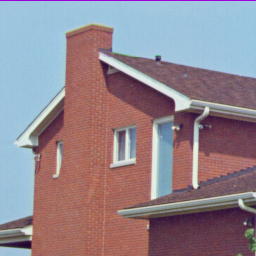
%> input picture Lab 8/4.1.05.tiff, 256 x 256 px
$ octave lab8.m   (GNU Octave 9; MATLAB toolbox functions it lacks are replaced by stand-ins)
%> lines starting %> are read from the running program, lines starting %| are printed output that depends on the picture; in (x1, y1, x2, y2) boxes, pixels count from 0 and x2, y2 are one past the last pixel; in counts of white or black regions, pixels touching at a corner belong together; the program's own positions count from 1
close all
clear
clc

%%Step 1
h1 = [1 2 1];
h2 = [1 0 -1];
h3 = conv(h1,h2);
h4 = conv(h1,h3,'full');
h3l= h3';
hA = h1'*h1;
hB = h2'*h1;
hC = h3'*h3;
hD = h4'*h4;
hL = fspecial('laplacian',0.0);

A1 = zeros(16);
A1(5:11,5:11) = ones(7);

figure()
mesh(A1);
title('A1')

AA  = conv2(hA,A1);
AB  = conv2(hB,A1);
ABB = conv2(hB',A1);
AC  = conv2(hC,A1);
AD  = conv2(hD,A1);
AL  = conv2(hL,A1);

figure();
mesh(AA);
title('AA  = conv2(hA,A1);')

figure();
mesh(AB);
title('AB  = conv2(hB,A1);')

figure();
mesh(ABB);
title('ABB = conv2(hB'',A1);');

figure();
mesh(AC);
title('AC  = conv2(hC,A1);')

figure();
mesh(AD);
title('AD  = conv2(hD,A1);')

figure();
mesh(AL);
title('AL  = conv2(hL,A1);')

% Checkpoint 1: Show your results to your lab assistant and discuss questions.
% Step 1
% hA, hB, hC:hA = h1'*h1;hB = h2'*h1;hC = h3'*h3;

% What is the size of A1? 16 x 16 double array

% Describe the effect of the filters on the input array.
% Depending on the values in the matrix, the input arrays magnitude gets
% shifted to reflect the matrix that it is convoluted with

% Verify that using hB for the filter produces the same result as using the column and row vectors h2’ and
% h1 for the filter definition with conv2(h2’,h1,A1).
% Verified as seen in the graph in the report.

% What is the size of the output arrays?
% h3’ and h3:5x1 array 1x5 array respectively

% Describe the effect of this filter on the input array
% h4:
% The effect of the filter is that as the array [1 4 5 0 -5 -4 -1] gets
% convoluted against itself and then is convoluted against a1 the magnitude
% of the input array reflects the values of the convoluted values.

% Compare this result to the previous result using h3.
% Laplacian:
% What is the size of this filter?
% 3x3 array

% Write the filter values of the 2D filter array.
% [0,1,0;1,-4,1;0,1,0]

% Convolve this filter with A1 and display it with mesh. How is this result different from filtering with hB or
% hB’?
% This result is different because it doesnt just take into acount the
% horizontal or vertical edges and outlines the figure itself.

%% Step 2
i1 = imread('4.1.05.tiff');
%> i1 is the input picture: size 256x256x3 uint8; mean R, G, B 146.6, 133, 142

figure();
imshow(i1);

i1grey = rgb2gray(i1);
s3 = h3/16;
i1_s3 = conv2(s3',s3,i1grey);

figure();
imshow(i1_s3);

hs = ones(2,40)/80;
ilg_hs = conv2(hs, i1grey);
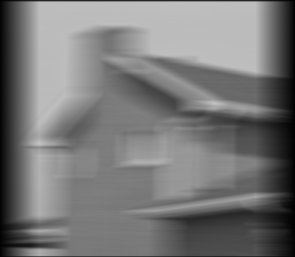
%> ilg_hs: size 257x295 double; min 0.9, max 194, mean 119.4

figure();
imshow(ilg_hs,[]);

hm = fspecial('motion',41,30);
ilg_hm = conv2(hm,i1grey);
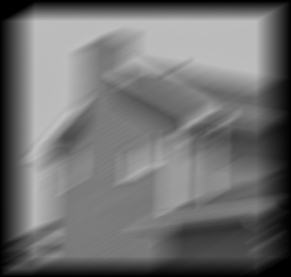
%> ilg_hm: size 277x291 double; min 0, max 193.9, mean 112.3

figure();
imshow(ilg_hm,[]);

%{
Checkpoint 2: Show your results to your lab assistant and discuss questions.
Step 2
scaled smoothing filter s3 = h3/16:260x260 double
Compare this display to the input image. Identify some areas in this smoothed image that have less
sharp detail than the input image.
the new image is sharper on edges however there are locations such as the
door and the gutter as well as the windows that are smoother because there
wasn't as much of a contrast as before

2D smoothing filter with different smoothing in the horizontal and vertical
directions with hS = ones(2,40)/80. Use full range display
What is the effect of this filter?257x295 double
This filter just the horizontal outlines to smooth the edges

motion blur filter: use full range display
What is the size of this filter? 276x292 double
Convolve this filter with i1grey and display it. What is the effect of this filter?
How does it compare to the previous output image?
This filter blurs the horizontal and vertical to smooth the edges
%}
%% Step 3
i1g_hb  = conv2(hB ,i1grey);
i1g_hbt = conv2(hB',i1grey);
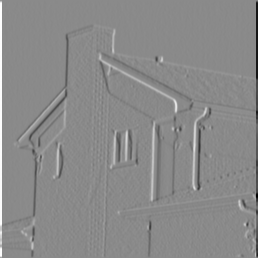
%> i1g_hbt: size 258x258 double; min -900, max 761, mean 0; drawn with min black and max white

figure();
imshow(i1g_hb);
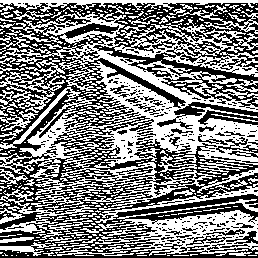
%> displayed picture: size 258x258, on the screen's scale of 0 to 255; 50% white; black in thin lines or dots

figure();
imshow(i1g_hbt);
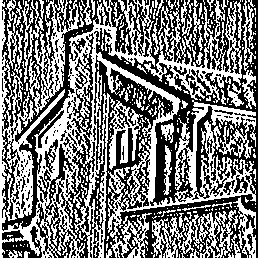
%> displayed picture: size 258x258, on the screen's scale of 0 to 255; 47.9% white in thin lines or dots

figure();
imshow(i1g_hb,[]);

figure();
imshow(i1g_hbt,[]);

i1g_h1 = conv2(h1,i1grey);
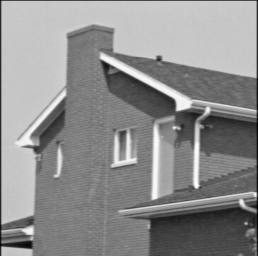
%> i1g_h1: size 256x258 double; min 37, max 953, mean 548; drawn with min black and max white

figure();
imshow(i1g_h1,[]);

edge1 = edge(i1grey);
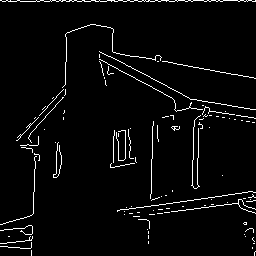
%> edge1: size 256x256 logical; 3.5% white in thin lines or dots
imshow(edge1);

%> (the run ends here)

$ run again, with Lab 8/4.1.08.tiff copied over Lab 8/4.1.05.tiff
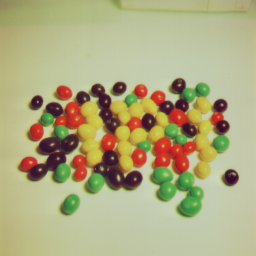
%> input picture Lab 8/4.1.08.tiff, 256 x 256 px
%> i1 is the input picture: size 256x256x3 uint8; mean R, G, B 174.9, 170.9, 128.3
%> `imshow(i1g_hb);`:
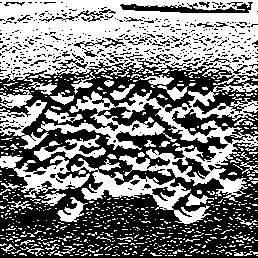
%> displayed picture: size 258x258, on the screen's scale of 0 to 255; 49.5% white; 646 white regions (592 under 20 px), largest, box (x1, y1, x2, y2) and area: (0, 0, 258, 95) 15183, (37, 83, 258, 202) 6567, (71, 158, 211, 224) 2125
%> `edge1 = edge(i1grey);`:
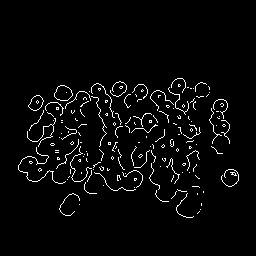
%> edge1: size 256x256 logical; 3.4% white in thin lines or dots, all inside (x1, y1, x2, y2) = (18, 78, 239, 218)

$ run again, with Lab 8/4.2.07.tiff copied over Lab 8/4.1.05.tiff
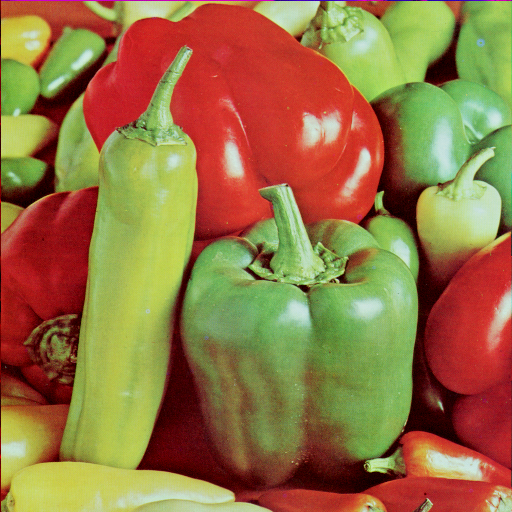
%> input picture Lab 8/4.2.07.tiff, 512 x 512 px
%> i1 is the input picture: size 512x512x3 uint8; mean R, G, B 149.8, 115.6, 66.5
%> `imshow(i1g_hb);`:
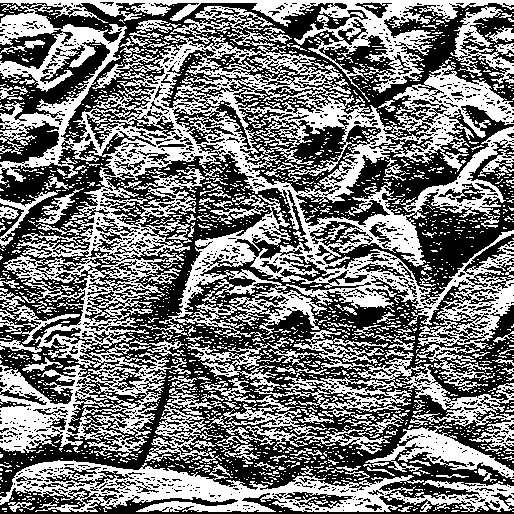
%> displayed picture: size 514x514, on the screen's scale of 0 to 255; 47.1% white; 2046 white regions (1870 under 20 px), largest, box (x1, y1, x2, y2) and area: (0, 0, 514, 457) 77078, (0, 460, 514, 512) 11247, (187, 330, 425, 417) 5190
%> `edge1 = edge(i1grey);`:
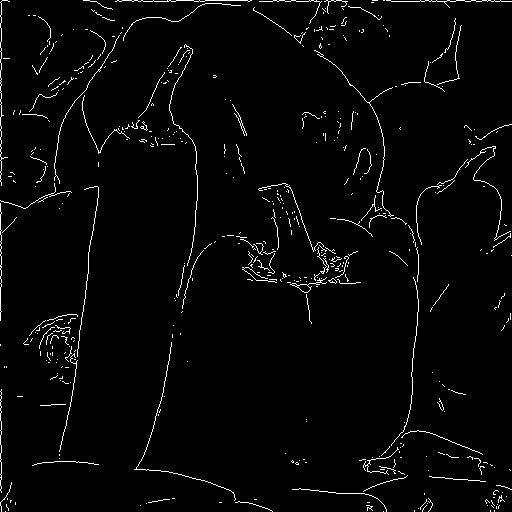
%> edge1: size 512x512 logical; 2.6% white in thin lines or dots
